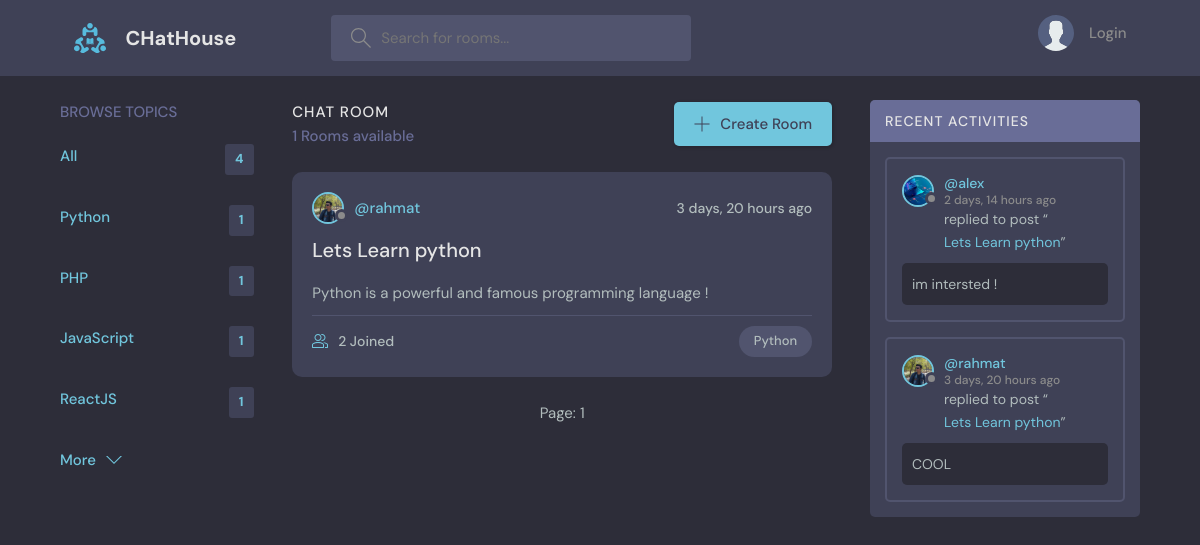
Page /?q=Python on the committed database.
### base/models.py (models this page shows, shortened)
class Topic(models.Model):
    name = models.CharField(max_length=200)

class Room(models.Model):
    host = models.ForeignKey(User, on_delete=models.SET_NULL, null=True)
    topic= models.ForeignKey(Topic, on_delete=models.SET_NULL, null=True)
    name = models.CharField(max_length=200)
    description = models.TextField(null=True, blank=True)
    participants = models.ManyToManyField(User, related_name='participants', blank=True)
    updated = models.DateTimeField(auto_now=True)
    created = models.DateTimeField(auto_now_add=True)
    class Meta:
        ordering = ['-updated','-created']
    def __str__(self):
        return self.name

class User(AbstractUser):
    name = models.CharField(max_length=200, null=True)
    email = models.EmailField(unique=True)
    bio = models.TextField(null=True)
    avatar = models.ImageField(null=True, default='avatar.svg')
    USERNAME_FIELD = 'email'
    REQUIRED_FIELDS = []

class Message(models.Model):
    user = models.ForeignKey(User, on_delete=models.CASCADE)
    room = models.ForeignKey(Room, on_delete=models.CASCADE)
    body = models.TextField()
    updated = models.DateTimeField(auto_now=True)
    created = models.DateTimeField(auto_now_add=True)
    class Meta:
        ordering = ['-updated','-created']
    def __str__(self):
        return self.body[0:50]

### base/views.py (the view)
# urls.py: path('', views.home, name='home'),
def home(request):
    q = request.GET.get('q') if request.GET.get('q') != None else ''
    rooms = Room.objects.filter(Q(topic__name__icontains=q) | Q(name__icontains=q) | Q(description__icontains=q) | Q(host__username=q))
    room_paginator = Paginator(rooms, 5)
    page_number = request.GET.get('page')
    rooms_page = room_paginator.get_page(page_number)
    room_count = rooms.count()
    topics = Topic.objects.all()[0:5]
    room_messages = Message.objects.filter(Q(room__topic__name__icontains=q)).order_by('-created')[0:5]
    context ={'rooms_page':rooms_page, 'topics':topics ,'room_count':room_count,'room_messages':room_messages}
    return render(request,'base/home.html',context)

### templates/base/home.html (shortened to what this page needs)
{% extends 'main.html' %} {% block content %}
<main class="layout layout--3">
  <div class="container">
    {% include 'base/topics_component.html' %}
    <div class="roomList">
      <div class="roomList__header">
        <div>
          <h2>Chat Room</h2>
          <p>{{room_count}} Rooms available</p>
        </div>
        <a class="btn btn--main" href="{% url 'create_room' %}">
          <svg
            version="1.1"
            xmlns="http://www.w3.org/2000/svg"
            width="32"
            height="32"
            viewBox="0 0 32 32"
          >
            <title>add</title>
            <path
              d="M16.943 0.943h-1.885v14.115h-14.115v1.885h14.115v14.115h1.885v-14.115h14.115v-1.885h-14.115v-14.115z"
            ></path>
          </svg>
          Create Room
        </a>
      </div>
      {% include 'base/feed_component.html' %}
    </div>
    {% include 'base/activity_component.html' %}
  </div>
</main>
{% endblock content %}

### templates/base/topics_component.html
<div class="topics">
  <div class="topics__header">
    <h2>Browse Topics</h2>
  </div>
  <ul class="topics__list">
    <li>
      <a href="{% url 'home' %}" class="active"
        >All<span>{{topics.count}}</span></a
      >
    </li>
    {% for topic in topics %}
    <li>
      <a href="{% url 'home' %}?q={{topic.name}}" class="active"
        >{{topic.name}} <span>{{topic.room_set.all.count}}</span></a
      >
    </li>
    {% endfor %}
  </ul>
  <a class="btn btn--link" href="{% url 'topics' %}">
    More
    <svg
      version="1.1"
      xmlns="http://www.w3.org/2000/svg"
      width="32"
      height="32"
      viewBox="0 0 32 32"
    >
      <title>chevron-down</title>
      <path d="M16 21l-13-13h-3l16 16 16-16h-3l-13 13z"></path>
    </svg>
  </a>
</div>

### templates/base/feed_component.html (shortened to what this page needs)
{% for room in rooms_page %}
<div class="roomListRoom">
  <div class="roomListRoom__header">
    <a
      href="{% url 'user_profile' room.host.id %}"
      class="roomListRoom__author"
    >
      <div class="avatar avatar--small">
        <img src="{{room.host.avatar.url}}" />
      </div>
      <span>@{{room.host.username}}</span>
    </a>
    <div class="roomListRoom__actions">
      <span>{{room.created|timesince}} ago</span>
    </div>
  </div>
  <div class="roomListRoom__content">
    <a href="{% url 'room' room.id %}">{{room.name}}</a>
    <p>{{room.description}}</p>
  </div>
  <div class="roomListRoom__meta">
    <a href="{% url 'room' room.id%}" class="roomListRoom__joined">
      {{room.participants.all.count}} Joined
    </a>
    <p class="roomListRoom__topic">{{room.topic.name}}</p>
  </div>
</div>
{% empty %}
<p>Not Found</p>
{% endfor %}
 <div style="display: flex; justify-content: space-around">
    <p>Page: {{rooms_page.number}}</p>
  </div>

### templates/base/activity_component.html (shortened to what this page needs)
<div class="activities">
  <div class="activities__header">
    <h2>Recent Activities</h2>
  </div>
  {% for message in room_messages %}
  <div class="activities__box">
    <div class="activities__boxHeader roomListRoom__header">
      <a
        href="{% url 'user_profile' message.user.id %}"
        class="roomListRoom__author"
      >
        <div class="avatar avatar--small">
          <img src="{{message.user.avatar.url}}" />
        </div>
        <p>
          @{{message.user.username}}
          <span>{{message.created|timesince}} ago</span>
        </p>
      </a>
    </div>
    <div class="activities__boxContent">
      <p>
        replied to post “<a href="{% url 'room' message.room.id %}"
          >{{message.room}}</a
        >”
      </p>
      <div class="activities__boxRoomContent">{{message}}</div>
    </div>
  </div>
  {% endfor %}
</div>

### rows in the picture
Topic: name "Python", room_set.all.count "1"
Topic: name "PHP", room_set.all.count "1"
Topic: name "JavaScript", room_set.all.count "1"
Topic: name "ReactJS", room_set.all.count "1"
Room: host.avatar (picture), host.username "rahmat", created "3 days, 20 hours", name "Lets Learn python", description "Python is a powerful and famous programming language !", participants.all.count "2", topic.name "Python"
Message: user.avatar (picture), user.username "alex", created "2 days, 14 hours", room "Lets Learn python", body "im intersted !"
Message: user.avatar (picture), user.username "rahmat", created "3 days, 20 hours", room "Lets Learn python", body "COOL"

### other values in the picture
{{ topics.count }} "4"
{{ room_count }} "1"
{{ rooms_page.number }} "1"
